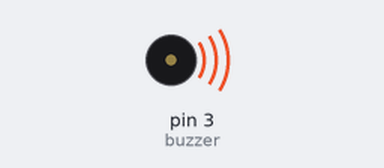
This sketch was run on a simulated Arduino Uno, built with avr-gcc and run on an emulated ATmega328P. Shown: buzzer (waves = sounding).

Above: at 0.1 s.
Timing chart, 0 to 40.0 s (numbered marks = the images above):
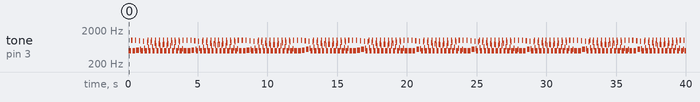

The sketch:

passiv_bBuzzer.ino
```cpp
int buzzer=3;//set digital IO pin of the buzzer
void setup()
{
pinMode(buzzer,OUTPUT);// set digital IO pin pattern, OUTPUT to be output
}
void loop()
{ unsigned char i,j;//define variable
while(1)
{
  for(i=0;i<100;i++)// output a frequency sound
{ digitalWrite(buzzer,HIGH);// sound
delay(1);//delay1ms
digitalWrite(buzzer,LOW);//not sound
delay(1);//ms delay
}
for(i=0;i<80;i++)// output a frequency sound
{
digitalWrite(buzzer,HIGH);// sound
digitalWrite(buzzer,LOW);//not sound
delay(1);//2ms delay
}
}
}
```

Measured:
- by itself, tone on pin 3 (buzzer): plays 496 Hz for 0.20 s, 1000 Hz for 0.08 s, 496 Hz for 0.20 s, 1000 Hz for 0.08 s, 508 Hz for 0.20 s, 962 Hz for 0.08 s … (491 notes in this stretch)
